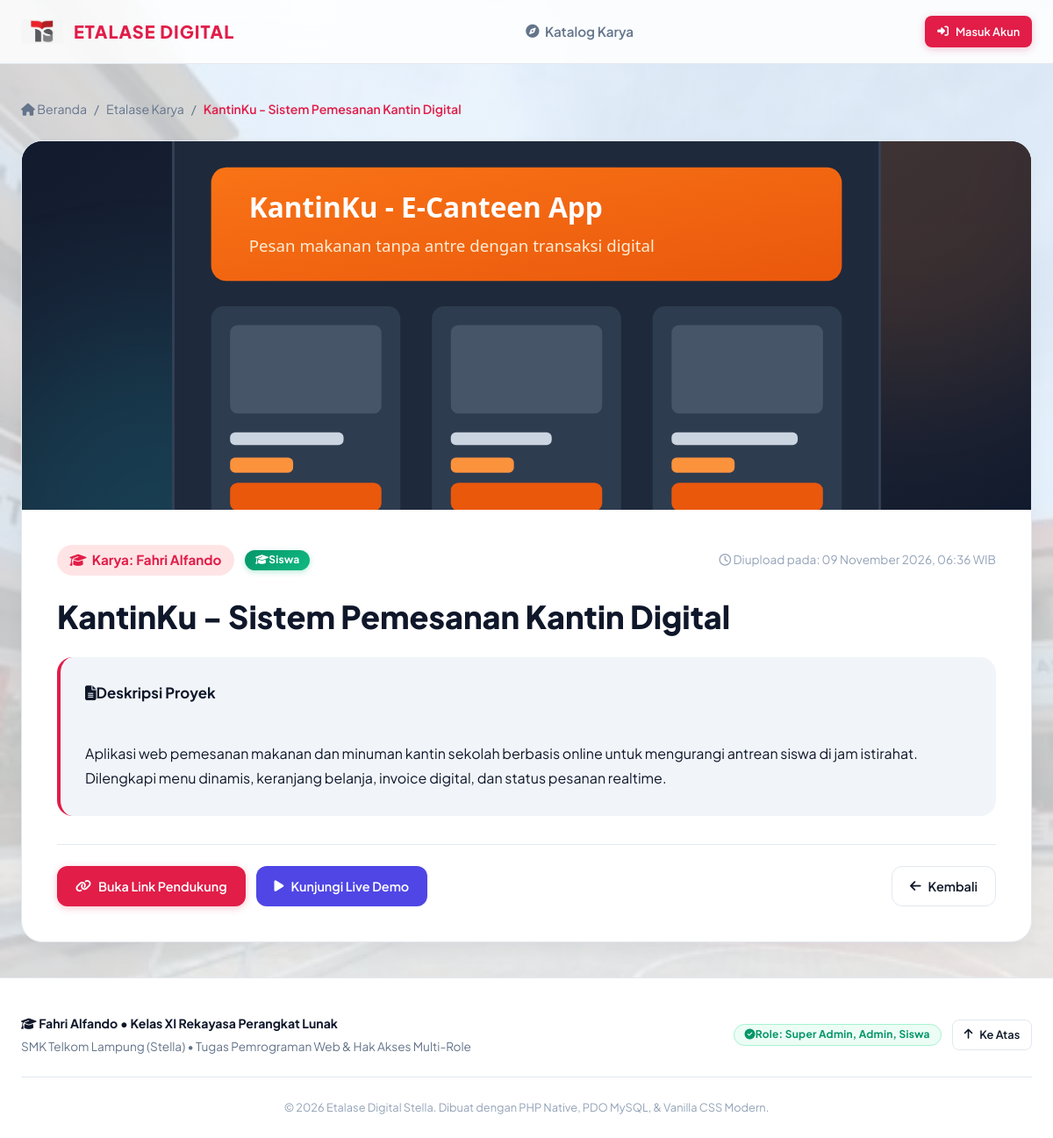
Screenshot of /detail.php?id=1 with the database file from the repository.
### tables this page shows
CREATE TABLE IF NOT EXISTS projects (
    id INT AUTO_INCREMENT PRIMARY KEY,
    user_id INT NOT NULL,
    nama_project VARCHAR(150) NOT NULL,
    deskripsi TEXT NOT NULL,
    gambar VARCHAR(255) NOT NULL,
    link_project VARCHAR(255) NOT NULL,
    demo VARCHAR(255) DEFAULT NULL,
    created_at TIMESTAMP DEFAULT CURRENT_TIMESTAMP,
    FOREIGN KEY (user_id) REFERENCES users(id) ON DELETE CASCADE
);

CREATE TABLE IF NOT EXISTS users (
    id INT AUTO_INCREMENT PRIMARY KEY,
    nama VARCHAR(100) NOT NULL,
    email VARCHAR(100) UNIQUE NOT NULL,
    password VARCHAR(255) NOT NULL,
    role ENUM('super_admin', 'admin', 'siswa') DEFAULT 'siswa',
    created_at TIMESTAMP DEFAULT CURRENT_TIMESTAMP
);

### detail.php (the view, shortened to what this page needs)
<?php
require_once __DIR__ . '/config.php';
$id = (int)($_GET['id'] ?? 0);
$stmt = $pdo->prepare("SELECT p.*, u.nama AS nama_pembuat, u.email AS email_pembuat, u.role AS role_pembuat
    FROM projects p
    JOIN users u ON u.id = p.user_id
    WHERE p.id = :id");
$stmt->execute(['id' => $id]);
$project = $stmt->fetch();
require __DIR__ . '/header.php';
?>
<div style="margin-bottom: 1.5rem; display: flex; align-items: center; gap: 0.5rem; font-size: 0.88rem; color: var(--color-text-muted);">
    <a href="index.php" style="color: var(--color-text-muted);"><i class="fa-solid fa-house"></i> Beranda</a>
    <span>/</span>
    <a href="index.php" style="color: var(--color-text-muted);">Etalase Karya</a>
    <span>/</span>
    <span style="color: var(--color-primary); font-weight: 600;"><?= e($project['nama_project']) ?></span>
</div>
<div class="detail-card">
    <div class="detail-cover">
        <img src="uploads/projects/<?= e($project['gambar']) ?>" alt="<?= e($project['nama_project']) ?>" onerror="this.src='uploads/projects/default-project.svg'">
    </div>
    <div class="detail-body">
        <div style="display: flex; flex-wrap: wrap; align-items: center; justify-content: space-between; gap: 1rem; margin-bottom: 1.5rem;">
            <div style="display: flex; align-items: center; gap: 0.75rem;">
                <span class="author-chip" style="font-size: 0.95rem; padding: 0.35rem 0.9rem;">
                    <i class="fa-solid fa-graduation-cap"></i>
                    Karya: <?= e($project['nama_pembuat']) ?>
                </span>
                <?= role_badge($project['role_pembuat']) ?>
            </div>
            <div style="font-size: 0.85rem; color: var(--color-text-light);">
                <i class="fa-regular fa-clock me-1"></i>
                Diupload pada: <?= date('d F Y, H:i', strtotime($project['created_at'])) ?> WIB
            </div>
        </div>
        <h1 style="font-size: 2.25rem; font-weight: 800; line-height: 1.25; margin-bottom: 1.5rem; color: var(--color-text-main);">
            <?= e($project['nama_project']) ?>
        </h1>
        <div style="background: var(--color-surface-muted); padding: 1.75rem; border-radius: var(--radius-lg); margin-bottom: 2rem; border-left: 4px solid var(--color-primary);">
            <h3 style="font-size: 1.05rem; font-weight: 700; margin-bottom: 0.75rem; color: var(--color-text-main);">
                <i class="fa-solid fa-file-lines me-2 text-primary"></i>Deskripsi Proyek
            </h3>
            <div style="color: var(--color-text-main); font-size: 1rem; line-height: 1.8; white-space: pre-line;">
                <?= e($project['deskripsi']) ?>
            </div>
        </div>
        <div style="display: flex; flex-wrap: wrap; align-items: center; justify-content: space-between; gap: 1rem; padding-top: 1.5rem; border-top: 1px solid var(--color-border);">
            <div style="display: flex; flex-wrap: wrap; gap: 0.75rem;">
                <?php if (!empty($project['link_project'])): ?>
                    <a href="<?= e($project['link_project']) ?>" target="_blank" rel="noopener noreferrer" class="btn btn-primary">
                        <i class="fa-solid fa-link"></i> Buka Link Pendukung
                    </a>
                <?php endif; ?>
                <?php if (!empty($project['demo'])): ?>
                    <a href="<?= e($project['demo']) ?>" target="_blank" rel="noopener noreferrer" class="btn btn-indigo">
                        <i class="fa-solid fa-play"></i> Kunjungi Live Demo
                    </a>
                <?php endif; ?>
            </div>
            <div style="display: flex; gap: 0.5rem;">
                <a href="index.php" class="btn btn-outline">
                    <i class="fa-solid fa-arrow-left"></i> Kembali
                </a>
            </div>
        </div>
    </div>
</div>
<?php require __DIR__ . '/footer.php'; ?>

### style.css (style rules this page uses)
:root { --font-main: 'Plus Jakarta Sans', system-ui, -apple-system, sans-serif; --color-primary: #e11d48; --color-primary-hover: #be123c; --color-primary-light: #ffe4e6; --color-indigo: #4f46e5; --color-indigo-hover: #4338ca; --color-indigo-light: #e0e7ff; --color-bg: #f8fafc; --color-surface: #ffffff; --color-surface-muted: #f1f5f9; --color-border: #e2e8f0; --color-border-hover: #cbd5e1; --color-text-main: #0f172a; --color-text-muted: #64748b; --color-text-light: #94a3b8; --color-success: #10b981; --color-warning: #f59e0b; --color-danger: #ef4444; --color-info: #06b6d4; --shadow-sm: 0 1px 2px 0 rgb(0 0 0 / 0.05); --shadow-md: 0 4px 6px -1px rgb(0 0 0 / 0.07), 0 2px 4px -2px rgb(0 0 0 / 0.05); --shadow-lg: 0 10px 15px -3px rgb(0 0 0 / 0.08), 0 4px 6px -4px rgb(0 0 0 / 0.04); --shadow-xl: 0 20px 25px -5px rgb(0 0 0 / 0.1), 0 8px 10px -6px rgb(0 0 0 / 0.05); --shadow-card: 0 10px 30px -10px rgba(15, 23, 42, 0.08); --radius-sm: 8px; --radius-md: 12px; --radius-lg: 18px; --radius-xl: 24px; --radius-full: 9999px; --transition: all 0.2s cubic-bezier(0.4, 0, 0.2, 1); }
*, *::before, *::after { box-sizing: border-box; margin: 0; padding: 0; }
body { font-family: var(--font-main); background-color: var(--color-bg); background-image: linear-gradient(rgba(248, 250, 252, 0.78), rgba(248, 250, 252, 0.78)), url("assets/images/background.jpg"); background-size: cover; background-position: center; background-repeat: no-repeat; background-attachment: fixed; color: var(--color-text-main); line-height: 1.6; min-height: 100vh; display: flex; flex-direction: column; -webkit-font-smoothing: antialiased; }
a { color: inherit; text-decoration: none; transition: var(--transition); }
img { max-width: 100%; height: auto; display: block; }
.author-chip { display: inline-flex; align-items: center; gap: 0.4rem; font-size: 0.8rem; font-weight: 700; color: var(--color-primary); background: var(--color-primary-light); padding: 0.2rem 0.6rem; border-radius: var(--radius-full); }
.btn { display: inline-flex; align-items: center; justify-content: center; gap: 0.5rem; font-family: inherit; font-size: 0.9rem; font-weight: 600; padding: 0.65rem 1.25rem; border-radius: var(--radius-md); border: 1px solid transparent; cursor: pointer; transition: var(--transition); text-decoration: none; white-space: nowrap; }
.btn-primary { background: var(--color-primary); color: #ffffff; box-shadow: 0 2px 8px rgba(225, 29, 72, 0.25); }
.btn-indigo { background: var(--color-indigo); color: #ffffff; }
.btn-outline { background: transparent; border-color: var(--color-border); color: var(--color-text-main); }
.detail-card { background: var(--color-surface); border: 1px solid var(--color-border); border-radius: var(--radius-xl); overflow: hidden; box-shadow: var(--shadow-card); }
.detail-cover { width: 100%; height: 420px; background: #0f172a; position: relative; }
.detail-cover img { width: 100%; height: 100%; object-fit: cover; }
.detail-body { padding: 2.5rem; }

### rows the page displays
projects: nama_project "KantinKu - Sistem Pemesanan Kantin Digital", gambar (picture), user.nama "Fahri Alfando", created_at "09 November 2026, 06:36", deskripsi "Aplikasi web pemesanan makanan dan minuman kantin sekolah berbasis online untuk mengurangi antrean siswa di jam istirahat. Dilengkapi menu dinamis, keranjang belanja, invoice digital, dan status pesanan realtime."
